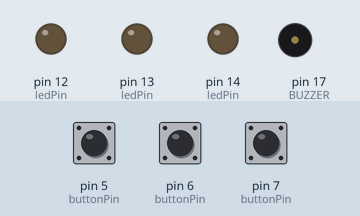
This sketch was run on a simulated Arduino Uno, built with avr-gcc and run on an emulated ATmega328P. On the bench: output pins drawn as LEDs (lit = HIGH), buzzer (waves = sounding, pin HIGH). The inputs (shaded band) are chosen by the test bench; at power-on: pin 5 (buttonPin) HIGH, pin 6 (buttonPin) HIGH, pin 7 (buttonPin) HIGH.

Above: at 1.2 s.
1.3 s: pin 5 (buttonPin) pulled LOW for 0.15 s
At 1.9 s:
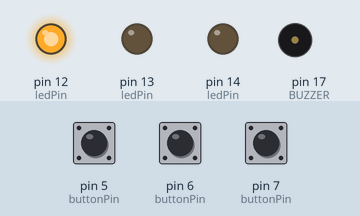
2.9 s: pin 6 (buttonPin) pulled LOW for 0.15 s
At 4.2 s:
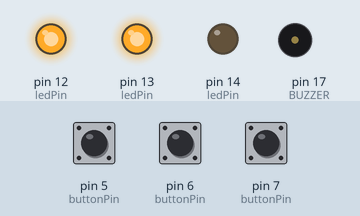
4.5 s: pin 7 (buttonPin) pulled LOW for 0.15 s
At 5.6 s:
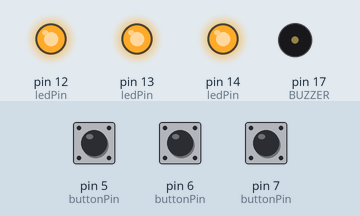
6.1 s: pin 5 (buttonPin) pulled LOW for 1 s
At 6.8 s:
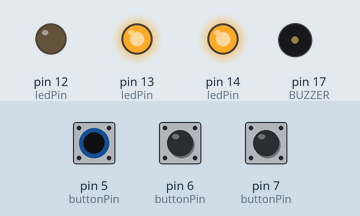
8.6 s: pin 6 (buttonPin) pulled LOW for 1 s
At 9.9 s:
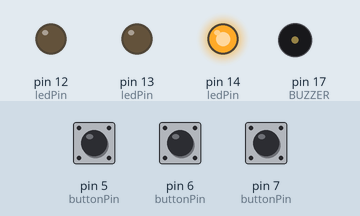
11.1 s: pin 7 (buttonPin) pulled LOW for 1 s
At 11.8 s:
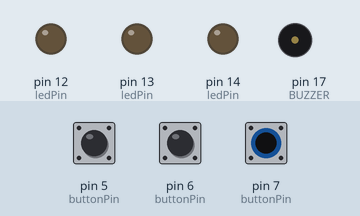
Timing chart, 0 to 14.1 s (numbered marks = the images above; inputs shaded):
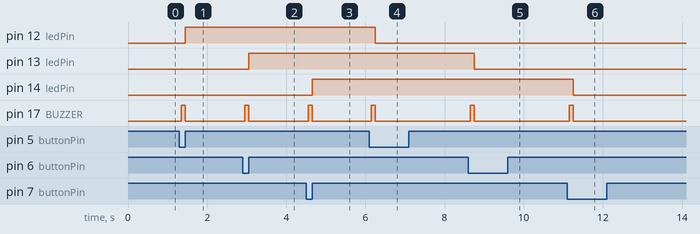

Measured:
- after the input at 1.3 s, pin 12 (ledPin): LOW → HIGH after 0.15 s; pin 17 (BUZZER): LOW → HIGH after 0.05 s, → LOW 0.10 s later
- after the input at 2.9 s, pin 13 (ledPin): LOW → HIGH after 0.15 s; pin 17 (BUZZER): LOW → HIGH after 0.05 s, → LOW 0.10 s later
- after the input at 4.5 s, pin 14 (ledPin): LOW → HIGH after 0.15 s; pin 17 (BUZZER): LOW → HIGH after 0.05 s, → LOW 0.10 s later
- after the input at 6.1 s, pin 12 (ledPin): HIGH → LOW after 0.15 s; pin 17 (BUZZER): LOW → HIGH after 0.05 s, → LOW 0.10 s later
- after the input at 8.6 s, pin 13 (ledPin): HIGH → LOW after 0.15 s; pin 17 (BUZZER): LOW → HIGH after 0.05 s, → LOW 0.10 s later
- after the input at 11.1 s, pin 14 (ledPin): HIGH → LOW after 0.15 s; pin 17 (BUZZER): LOW → HIGH after 0.05 s, → LOW 0.10 s later

The sketch:

entrada-digital-debounce-teclas.ino
```cpp
/*
 * Exemplo de entradas digitais com debounce de tecla
 *
 * descrição: Este exemplo faz a leitura de 3 entrada digital conectada a botões
 * e inverte o estado do LED correspondente
 * objetivo: Demonstrar o uso de entrada digital com rotina de debounce
 *
 * Autor: Fábio Souza
 * data: 06/09/2023
 */
#define LED_VERMELHO 14   // Pino do LED Vermelho
#define LED_VERDE 13      // Pino do LED Verde
#define LED_AZUL 12       // Pino do LED Azul
#define BOTAO_1 7         // Pino do Botão 1
#define BOTAO_2 6         // Pino do Botão 2
#define BOTAO_3 5         // Pino do Botão 3
#define BOTAO_4 4         // Pino do Botão 4
#define BOTAO_5 3         // Pino do Botão 5
#define BOTAO_6 2         // Pino do Botão 6
#define BUZZER  17        // Pino Do Buzzer

const int buttonPin[] = {BOTAO_1, BOTAO_2, BOTAO_3};  // Pinos dos Botões 1, 2 e 3
const int ledPin[] = {LED_VERMELHO, LED_VERDE, LED_AZUL};  // Pinos dos LEDs Vermelho, Verde e Azul

unsigned long debounceDelay = 50; // Atraso para evitar o efeito de debounce
unsigned long lastDebounceTime[] = {0, 0, 0}; // Último tempo de debounce para cada botão

int buttonState[] = {HIGH, HIGH, HIGH};   // Estado atual de cada botão
int lastButtonState[] = {HIGH, HIGH, HIGH}; // Último estado de cada botão
int ledState[] = {LOW, LOW, LOW};       // Estado atual de cada LED

// Configuração inicial
void setup() {
  for (int i = 0; i < sizeof(buttonPin) / sizeof(buttonPin[0]); i++) {
    pinMode(buttonPin[i], INPUT_PULLUP); // Configura os pinos dos botões como entrada
    pinMode(ledPin[i], OUTPUT);   // Configura os pinos dos LEDs como saída
  }
  pinMode(BUZZER,OUTPUT);
}

// Loop principal
void loop() {
  for (int i = 0; i < sizeof(buttonPin) / sizeof(buttonPin[0]); i++) {  // Para cada botão
    int reading = digitalRead(buttonPin[i]);                            // Lê o estado do botão

    if (reading != lastButtonState[i]) {                                // Se o estado do botão mudou
      lastDebounceTime[i] = millis();                                   // Atualiza o tempo de debounce
    }

    if ((millis() - lastDebounceTime[i]) > debounceDelay) {             // Se o tempo de debounce passou
      if (reading != buttonState[i]) {                                  // Se o estado do botão mudou
        buttonState[i] = reading;                                       // Atualiza o estado do botão

        if (buttonState[i] == LOW) {                                    // Se o botão foi pressionado
          beep();
          ledState[i] = !ledState[i];                                   // Inverte o estado do LED
          digitalWrite(ledPin[i], ledState[i]);                         // Atualiza o estado do LED
        }
      }
    }
    lastButtonState[i] = reading;                                       // Atualiza o último estado do botão
  }
}

void beep(){
  digitalWrite(BUZZER, HIGH);
  delay(100);
  digitalWrite(BUZZER,LOW);
}
```
